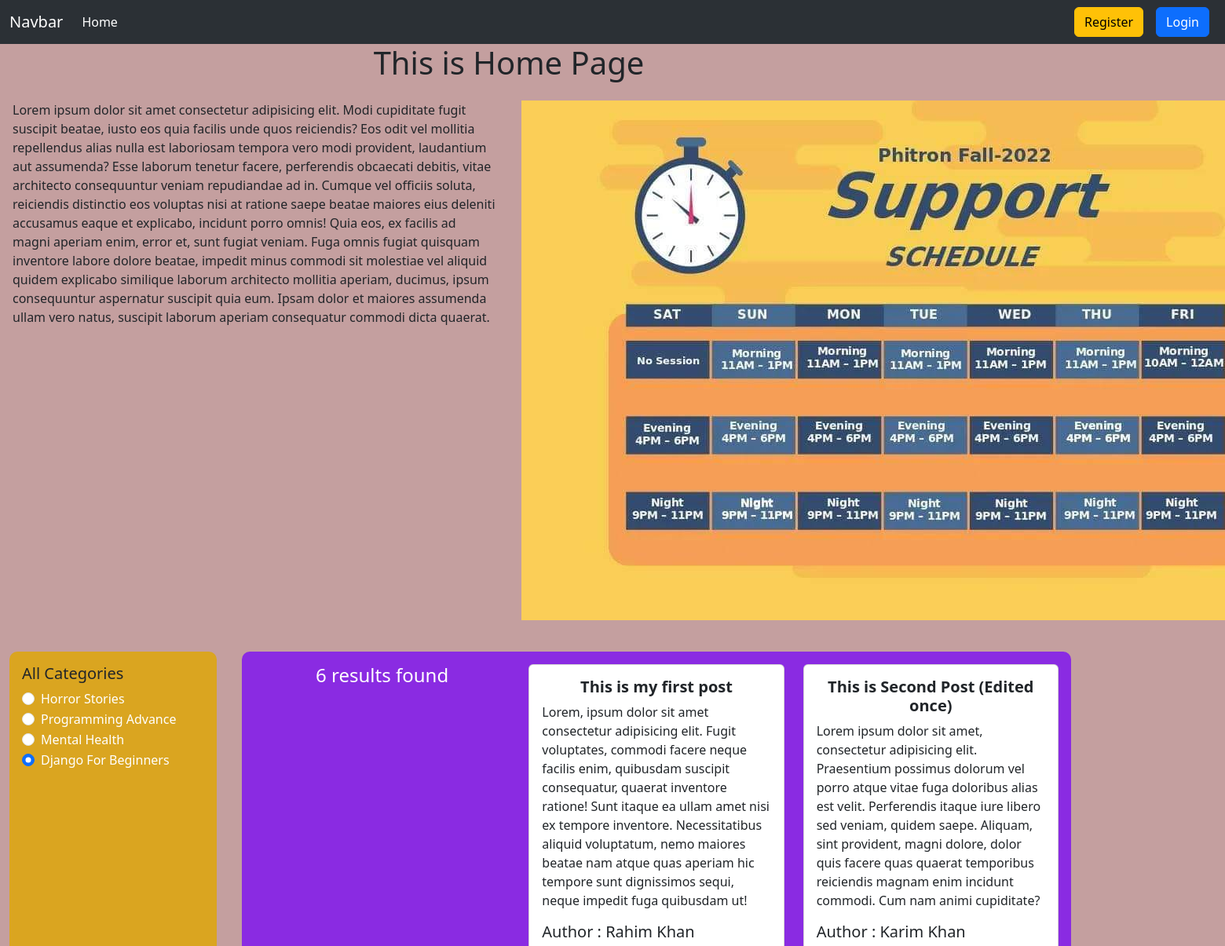
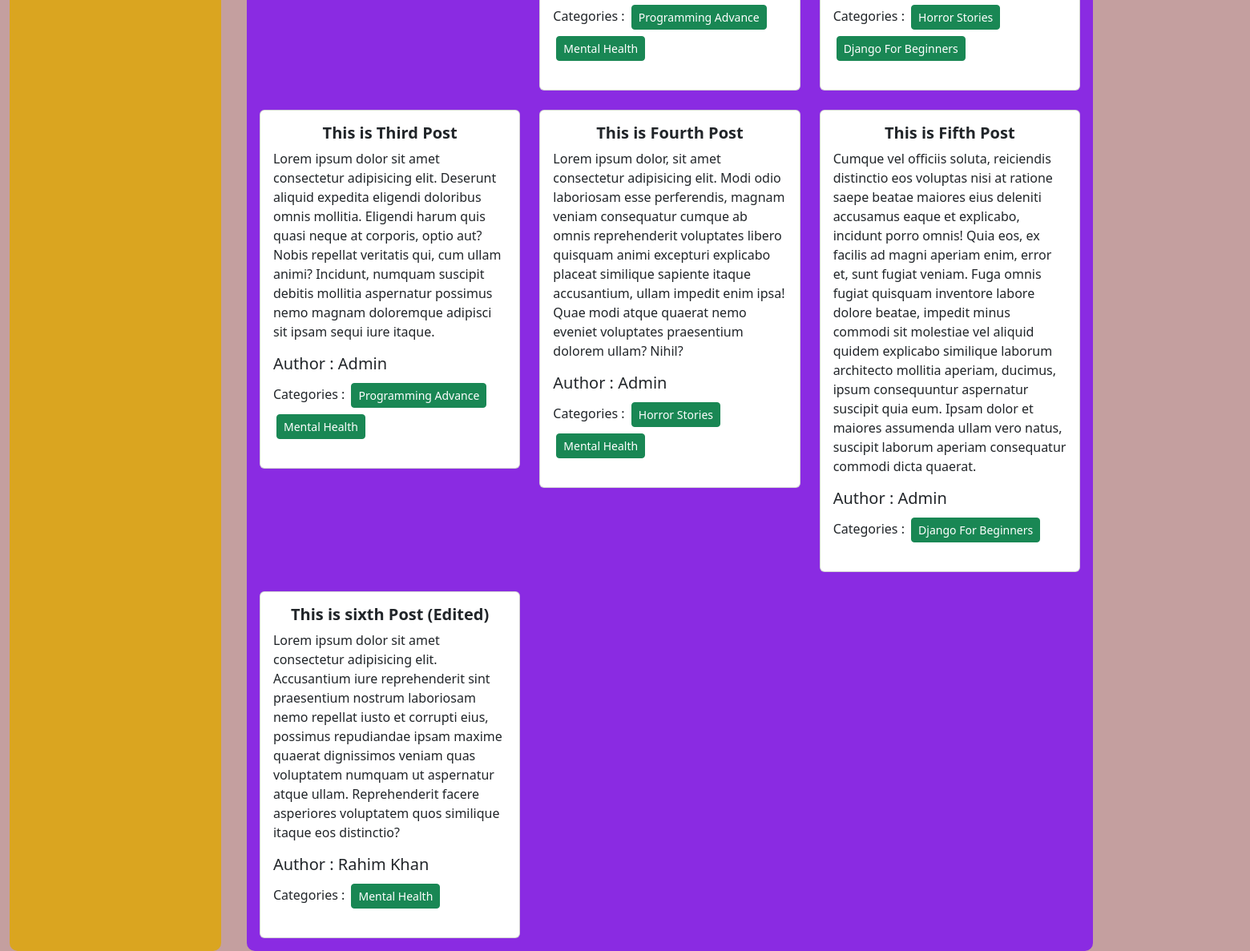
The page / on the database its author committed (2 pictures, top to bottom).
### categories/models.py (models this page shows, shortened)
class Category(models.Model):
    name = models.CharField(max_length=100)
    slug = models.SlugField(max_length=100,unique=True,null=True,blank=True)

### posts/models.py (models this page shows, shortened)
class Post(models.Model):
    title = models.CharField(max_length=50)
    content = models.TextField()
    category = models.ManyToManyField(Category)
    author = models.ForeignKey(User,on_delete=models.CASCADE)

### blog_project/views.py (the view)
# urls.py: path('',views.home,name="home"),
def home(request,category_slug=None):
    data = Post.objects.all()
    if category_slug is not None:
        category_name =Category.objects.get(slug=category_slug)
        data = Post.objects.filter(category = category_name)
    categories = Category.objects.all()
    return render(request,'home.html',{'data':data,'category':categories})

### templates/home.html (shortened to what this page needs)
{% extends 'base.html' %}
{% load crispy_forms_tags %}
{% load static %}
{% block content %}
<div class="row container">
    <h1 class="text-center">This is Home Page</h1>
    <div class="col-6 p-3">
        <p>
            Lorem ipsum dolor sit amet consectetur adipisicing elit. Modi cupiditate fugit suscipit beatae, iusto eos quia facilis unde quos reiciendis? Eos odit vel mollitia repellendus alias nulla est laboriosam tempora vero modi provident, laudantium aut assumenda? Esse laborum tenetur facere, perferendis obcaecati debitis, vitae architecto consequuntur veniam repudiandae ad in. Cumque vel officiis soluta, reiciendis distinctio eos voluptas nisi at ratione saepe beatae maiores eius deleniti accusamus eaque et explicabo, incidunt porro omnis! Quia eos, ex facilis ad magni aperiam enim, error et, sunt fugiat veniam. Fuga omnis fugiat quisquam inventore labore dolore beatae, impedit minus commodi sit molestiae vel aliquid quidem explicabo similique laborum architecto mollitia aperiam, ducimus, ipsum consequuntur aspernatur suscipit quia eum. Ipsam dolor et maiores assumenda ullam vero natus, suscipit laborum aperiam consequatur commodi dicta quaerat.
        </p>
    </div>
    <div class="col-6 p-3 mb-4">
        <img src="{% static 'header.jpg' %}" alt="image">
    </div>
</div>
<div class="row">
    <div class="col-md-2 mx-4  p-3" style="background-color:goldenrod; border-radius: 10px;">
        <h5>All Categories</h5>
        {% for cat in category %}
        <div class="form-check">
            <input class="form-check-input" type="radio" name="category" id="{{cat.id}}" checked>
            <label class="form-check-label" for="{{cat.id}}">
                <a class="text-decoration-none text-white"
                    href="{% url 'category_wise_post' cat.slug %}">{{cat.name}}</a>
            </label>
        </div>
        {% endfor %}
    </div>
    <div class="col-md-8 mx-2 p-3" style="background-color: blueviolet; border-radius: 10px;">
        <div class="row row-cols-md-1 row-cols-lg-2 row-cols-xl-3 g-4">
            <h4 class="text-white text-center">{{data | length}} results found</h4>
            {% for post in data %}
            <div class="col-12">
                <div class="card">
                    <div class="card-body">
                        <h5 class="card-title text-center fw-bold"> {{post.title}} </h5>
                        <p class="card-text">{{post.content}}</p>
                        <h5>Author : {{post.author.first_name}} {{post.author.last_name}}</h5>
                        <p>
                            Categories :
                            {% for cat in post.category.all %}
                            <button class="btn btn-sm btn-success mx-1 my-1">{{cat.name}}</button>
                            {% endfor %}
                        </p>
                    </div>
                </div>
            </div>
            {% endfor %}
        </div>
    </div>
</div>
{% endblock content %}

### rows shown on the page
Category: name "Horror Stories"
Category: name "Programming Advance"
Category: name "Mental Health"
Category: name "Django For Beginners"
Post: title "This is my first post", content "Lorem, ipsum dolor sit amet consectetur adipisicing elit. Fugit voluptates, commodi facere neque facilis enim, quibusdam suscipit consequatur, quaerat inventore ratione! Sunt itaque ea ullam amet nisi ex tempore inventore. Necessitatibus aliquid voluptatum, nemo maiores beatae nam atque quas aperiam hic tempore sunt dignissimos sequi, neque impedit fuga quibusdam ut!", author.first_name "Rahim", author.last_name "Khan"
Post: title "This is Second Post (Edited once)", content "Lorem ipsum dolor sit amet, consectetur adipisicing elit. Praesentium possimus dolorum vel porro atque vitae fuga doloribus alias est velit. Perferendis itaque iure libero sed veniam, quidem saepe. Aliquam, sint provident, magni dolore, dolor quis facere quas quaerat temporibus reiciendis magnam enim incidunt commodi. Cum nam animi cupiditate?", author.first_name "Karim", author.last_name "Khan"
Post: title "This is Third Post", content "Lorem ipsum dolor sit amet consectetur adipisicing elit. Deserunt aliquid expedita eligendi doloribus omnis mollitia. Eligendi harum quis quasi neque at corporis, optio aut? Nobis repellat veritatis qui, cum ullam animi? Incidunt, numquam suscipit debitis mollitia aspernatur possimus nemo magnam doloremque adipisci sit ipsam sequi iure itaque.", author.first_name "Admin"
Post: title "This is Fourth Post", content "Lorem ipsum dolor, sit amet consectetur adipisicing elit. Modi odio laboriosam esse perferendis, magnam veniam consequatur cumque ab omnis reprehenderit voluptates libero quisquam animi excepturi explicabo placeat similique sapiente itaque accusantium, ullam impedit enim ipsa! Quae modi atque quaerat nemo eveniet voluptates praesentium dolorem ullam? Nihil?", author.first_name "Admin"
Post: title "This is Fifth Post", content "Cumque vel officiis soluta, reiciendis distinctio eos voluptas nisi at ratione saepe beatae maiores eius deleniti accusamus eaque et explicabo, incidunt porro omnis! Quia eos, ex facilis ad magni aperiam enim, error et, sunt fugiat veniam. Fuga omnis fugiat quisquam inventore labore dolore beatae, impedit minus commodi sit molestiae vel aliquid quidem explicabo similique laborum architecto mollitia aperiam, ducimus, ipsum consequuntur aspernatur suscipit quia eum. Ipsam dolor et maiores assumenda ullam vero natus, suscipit laborum aperiam consequatur commodi dicta quaerat.", author.first_name "Admin"
Post: title "This is sixth Post (Edited)", content "Lorem ipsum dolor sit amet consectetur adipisicing elit. Accusantium iure reprehenderit sint praesentium nostrum laboriosam nemo repellat iusto et corrupti eius, possimus repudiandae ipsam maxime quaerat dignissimos veniam quas voluptatem numquam ut aspernatur atque ullam. Reprehenderit facere asperiores voluptatem quos similique itaque eos distinctio?", author.first_name "Rahim", author.last_name "Khan"

### other values the page prints
{{ data | length }} "6"
